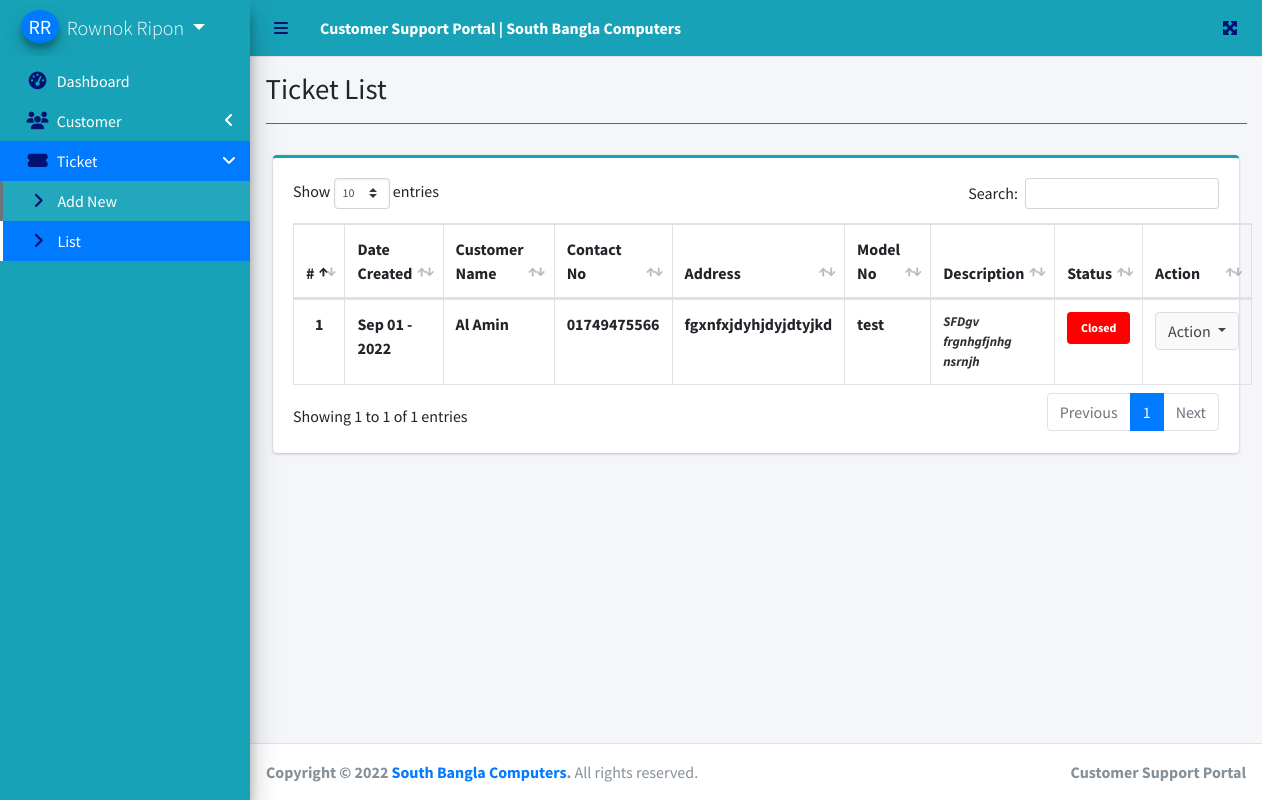
The app's page /index.php?page=ticket_list (signed in) with its own data.
### tables this page shows
CREATE TABLE `tickets` (
  `id` int(30) NOT NULL,
  `subject` text NOT NULL,
  `contact` text NOT NULL,
  `email` varchar(250) NOT NULL,
  `address` varchar(250) NOT NULL,
  `description` text NOT NULL,
  `status` tinyint(1) NOT NULL COMMENT '0=Pending,1=on process,2= Closed',
  `department_id` int(30) NOT NULL,
  `customer_id` int(30) NOT NULL,
  `staff_id` int(30) NOT NULL,
  `admin_id` int(30) NOT NULL,
  `date_created` datetime NOT NULL DEFAULT current_timestamp()
);

### ticket_list.php (the view, shortened to what this page needs)
<?php include'db_connect.php' ?>
<div class="col-lg-12">
	<div class="card card-outline card-info">
		<div class="card-body">
			<table class="table table-hover table-bordered" id="list">
				<colgroup>
					<col width="5%">
					<col width="15%">
					<col width="20%">
					<col width="15%">
					<col width="25%">
					<col width="10%">
					<col width="10%">
				</colgroup>
				<thead>
					<tr>
						<th>#</th>
						<th>Date Created</th>
						<th>Customer Name</th>
						<th>Contact No</th>
						<th>Address</th>
						<th>Model No</th>
						<th>Description</th>
						<th>Status</th>
						<th>Action</th>
					</tr>
				</thead>
				<tbody>
				<?php
					$i = 1;
					$where = '';
					$qry = $conn->query("SELECT t.*,concat(c.firstname,' ',c.middlename,' ',c.lastname) as cname FROM tickets t inner join customers c on c.id= t.customer_id $where order by unix_timestamp(t.date_created) desc");
					while($row= $qry->fetch_assoc()):
						$trans = get_html_translation_table(HTML_ENTITIES,ENT_QUOTES);
						unset($trans["\""], $trans["<"], $trans[">"], $trans["<h2"]);
						$desc = strtr(html_entity_decode($row['description']),$trans);
						$desc=str_replace(array("<li>","</li>"), array("",", "), $desc);
					?>
					<tr>
						<th class="text-center"><?php echo $i++ ?></th>
						<td><b><?php echo date("M d - Y",strtotime($row['date_created'])) ?></b></td>
						<td><b><?php echo ucwords($row['cname']) ?></b></td>
						<td><b><?php echo $row['contact'] ?></b></td>
						<td><b><?php echo $row['address'] ?></b></td>
						<td><b><?php echo $row['subject'] ?></b></td>
						<td><b class="truncate"><?php echo strip_tags($desc) ?></b></td>
						<td>
							<?php if($row['status'] == 0): ?>
								<span class="badge badge-primary" style="background-color:#03087B;">Pending/Open</span>
							<?php elseif($row['status'] == 1): ?>
								<span class="badge badge-Info" style="background-color:orange;">Processing</span>
							<?php elseif($row['status'] == 2): ?>
								<span class="badge badge-success">Done</span>
							<?php else: ?>
								<span class="badge badge-secondary" style="background-color:red;">Closed</span>
							<?php endif; ?>
						</td>
						<td class="text-center">
							<button type="button" class="btn btn-default dropdown-toggle" data-toggle="dropdown" aria-expanded="true">
		                      Action
		                    </button>
						</td>
					</tr>
				<?php endwhile; ?>
				</tbody>
			</table>
		</div>
	</div>
</div>

### ticket_list.php (style rules this page uses)
.badge { padding:10px; width:100%; }

### records on screen
tickets: date_created "Sep 01 - 2022", cname "Al Amin", contact "01749475566", address "fgxnfxjdyhjdyjdtyjkd", subject "test", description "SFDgv frgnhgfjnhg nsrnjh", status "Closed"

### other values on screen
$_SESSION['login_firstname'].' '.$_SESSION['login_lastname'] "Rownok Ripon"
$title "Ticket List"
